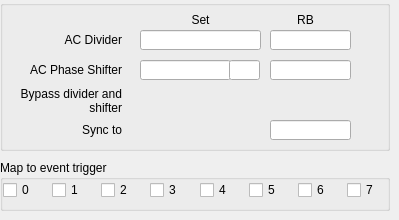
<?xml version="1.0" encoding="UTF-8"?>
<ui version="4.0">
 <class>Form</class>
 <widget class="QWidget" name="Form">
  <property name="geometry">
   <rect>
    <x>0</x>
    <y>0</y>
    <width>399</width>
    <height>220</height>
   </rect>
  </property>
  <property name="windowTitle">
   <string>Form</string>
  </property>
  <widget class="QGroupBox" name="groupBox">
   <property name="geometry">
    <rect>
     <x>0</x>
     <y>0</y>
     <width>390</width>
     <height>151</height>
    </rect>
   </property>
   <property name="title">
    <string/>
   </property>
   <widget class="QLabel" name="label_30">
    <property name="geometry">
     <rect>
      <x>140</x>
      <y>10</y>
      <width>121</width>
      <height>20</height>
     </rect>
    </property>
    <property name="text">
     <string>Set</string>
    </property>
    <property name="alignment">
     <set>Qt::AlignCenter</set>
    </property>
   </widget>
   <widget class="QLabel" name="label_29">
    <property name="geometry">
     <rect>
      <x>270</x>
      <y>10</y>
      <width>71</width>
      <height>20</height>
     </rect>
    </property>
    <property name="text">
     <string>RB</string>
    </property>
    <property name="alignment">
     <set>Qt::AlignCenter</set>
    </property>
   </widget>
   <widget class="QLabel" name="label">
    <property name="geometry">
     <rect>
      <x>1</x>
      <y>30</y>
      <width>121</width>
      <height>20</height>
     </rect>
    </property>
    <property name="text">
     <string>AC Divider</string>
    </property>
    <property name="alignment">
     <set>Qt::AlignRight|Qt::AlignTrailing|Qt::AlignVCenter</set>
    </property>
   </widget>
   <widget class="QLabel" name="label_2">
    <property name="geometry">
     <rect>
      <x>1</x>
      <y>60</y>
      <width>121</width>
      <height>20</height>
     </rect>
    </property>
    <property name="text">
     <string>AC Phase Shifter</string>
    </property>
    <property name="alignment">
     <set>Qt::AlignRight|Qt::AlignTrailing|Qt::AlignVCenter</set>
    </property>
   </widget>
   <widget class="caTextEntry" name="catextentry_2">
    <property name="geometry">
     <rect>
      <x>140</x>
      <y>60</y>
      <width>91</width>
      <height>20</height>
     </rect>
    </property>
    <property name="channel" stdset="0">
     <string notr="true">$(EVG):AcTrig-Phase-SP</string>
    </property>
    <property name="background">
     <color>
      <red>212</red>
      <green>219</green>
      <blue>157</blue>
     </color>
    </property>
    <property name="colorMode">
     <enum>caLineEdit::Alarm_Default</enum>
    </property>
   </widget>
   <widget class="caLineEdit" name="calineedit_9">
    <property name="geometry">
     <rect>
      <x>270</x>
      <y>60</y>
      <width>81</width>
      <height>20</height>
     </rect>
    </property>
    <property name="alignment">
     <set>Qt::AlignLeading|Qt::AlignLeft|Qt::AlignVCenter</set>
    </property>
    <property name="channel" stdset="0">
     <string notr="true">$(EVG):AcTrig-Phase-RB</string>
    </property>
    <property name="colorMode">
     <enum>caLineEdit::Alarm_Default</enum>
    </property>
    <property name="unitsEnabled">
     <bool>true</bool>
    </property>
   </widget>
   <widget class="caChoice" name="cachoice">
    <property name="geometry">
     <rect>
      <x>140</x>
      <y>90</y>
      <width>121</width>
      <height>20</height>
     </rect>
    </property>
    <property name="toolTip">
     <string>Reverses the output polarity. When set, changes the output from normally low to normally high.</string>
    </property>
    <property name="channel" stdset="0">
     <string notr="true">$(EVG):AcTrig-Bypass-Sel</string>
    </property>
    <property name="foreground">
     <color>
      <red>0</red>
      <green>0</green>
      <blue>0</blue>
     </color>
    </property>
    <property name="background">
     <color>
      <red>212</red>
      <green>219</green>
      <blue>157</blue>
     </color>
    </property>
    <property name="bordercolor">
     <color>
      <red>0</red>
      <green>0</green>
      <blue>0</blue>
     </color>
    </property>
    <property name="colorMode">
     <enum>caChoice::Static</enum>
    </property>
    <property name="stackingMode" stdset="0">
     <enum>caChoice::Column</enum>
    </property>
    <property name="endBit">
     <number>1</number>
    </property>
   </widget>
   <widget class="QLabel" name="label_3">
    <property name="geometry">
     <rect>
      <x>1</x>
      <y>85</y>
      <width>121</width>
      <height>31</height>
     </rect>
    </property>
    <property name="text">
     <string>Bypass divider and shifter</string>
    </property>
    <property name="alignment">
     <set>Qt::AlignRight|Qt::AlignTrailing|Qt::AlignVCenter</set>
    </property>
    <property name="wordWrap">
     <bool>true</bool>
    </property>
   </widget>
   <widget class="caLed" name="caled_2">
    <property name="geometry">
     <rect>
      <x>270</x>
      <y>90</y>
      <width>20</width>
      <height>20</height>
     </rect>
    </property>
    <property name="toolTip">
     <string>Master enable for the EVR. If not set then very little will happen.</string>
    </property>
    <property name="rectangular">
     <bool>false</bool>
    </property>
    <property name="channel" stdset="0">
     <string notr="true">$(EVG):AcTrig-Bypass-RB</string>
    </property>
    <property name="falseColor">
     <color>
      <red>218</red>
      <green>218</green>
      <blue>218</blue>
     </color>
    </property>
    <property name="trueColor">
     <color>
      <red>0</red>
      <green>205</green>
      <blue>0</blue>
     </color>
    </property>
    <property name="undefinedColor">
     <color>
      <red>255</red>
      <green>255</green>
      <blue>255</blue>
     </color>
    </property>
   </widget>
   <widget class="QLabel" name="label_4">
    <property name="geometry">
     <rect>
      <x>1</x>
      <y>120</y>
      <width>121</width>
      <height>20</height>
     </rect>
    </property>
    <property name="text">
     <string>Sync to</string>
    </property>
    <property name="alignment">
     <set>Qt::AlignRight|Qt::AlignTrailing|Qt::AlignVCenter</set>
    </property>
   </widget>
   <widget class="caChoice" name="cachoice_2">
    <property name="geometry">
     <rect>
      <x>140</x>
      <y>120</y>
      <width>121</width>
      <height>20</height>
     </rect>
    </property>
    <property name="toolTip">
     <string>Reverses the output polarity. When set, changes the output from normally low to normally high.</string>
    </property>
    <property name="channel" stdset="0">
     <string notr="true">$(EVG):AcTrig-SyncSrc-Sel</string>
    </property>
    <property name="foreground">
     <color>
      <red>0</red>
      <green>0</green>
      <blue>0</blue>
     </color>
    </property>
    <property name="background">
     <color>
      <red>212</red>
      <green>219</green>
      <blue>157</blue>
     </color>
    </property>
    <property name="bordercolor">
     <color>
      <red>0</red>
      <green>0</green>
      <blue>0</blue>
     </color>
    </property>
    <property name="colorMode">
     <enum>caChoice::Static</enum>
    </property>
    <property name="stackingMode" stdset="0">
     <enum>caChoice::Column</enum>
    </property>
    <property name="endBit">
     <number>1</number>
    </property>
   </widget>
   <widget class="caLineEdit" name="calineedit_10">
    <property name="geometry">
     <rect>
      <x>270</x>
      <y>120</y>
      <width>81</width>
      <height>20</height>
     </rect>
    </property>
    <property name="alignment">
     <set>Qt::AlignLeading|Qt::AlignLeft|Qt::AlignVCenter</set>
    </property>
    <property name="channel" stdset="0">
     <string notr="true">$(EVG):AcTrig-SyncSrc-RB</string>
    </property>
   </widget>
   <widget class="caLineEdit" name="calineedit_11">
    <property name="geometry">
     <rect>
      <x>229</x>
      <y>60</y>
      <width>31</width>
      <height>20</height>
     </rect>
    </property>
    <property name="alignment">
     <set>Qt::AlignLeading|Qt::AlignLeft|Qt::AlignVCenter</set>
    </property>
    <property name="channel" stdset="0">
     <string notr="true">$(EVG):AcTrig-Phase-SP.EGU</string>
    </property>
    <property name="unitsEnabled">
     <bool>true</bool>
    </property>
   </widget>
   <widget class="caLineEdit" name="calineedit_8">
    <property name="geometry">
     <rect>
      <x>270</x>
      <y>30</y>
      <width>81</width>
      <height>20</height>
     </rect>
    </property>
    <property name="alignment">
     <set>Qt::AlignLeading|Qt::AlignLeft|Qt::AlignVCenter</set>
    </property>
    <property name="channel" stdset="0">
     <string notr="true">$(EVG):AcTrig-Divider-RB</string>
    </property>
    <property name="colorMode">
     <enum>caLineEdit::Alarm_Default</enum>
    </property>
   </widget>
   <widget class="caTextEntry" name="catextentry">
    <property name="geometry">
     <rect>
      <x>140</x>
      <y>30</y>
      <width>121</width>
      <height>20</height>
     </rect>
    </property>
    <property name="channel" stdset="0">
     <string notr="true">$(EVG):AcTrig-Divider-SP</string>
    </property>
    <property name="background">
     <color>
      <red>212</red>
      <green>219</green>
      <blue>157</blue>
     </color>
    </property>
    <property name="colorMode">
     <enum>caLineEdit::Alarm_Default</enum>
    </property>
   </widget>
  </widget>
  <widget class="QGroupBox" name="groupBox_2">
   <property name="geometry">
    <rect>
     <x>0</x>
     <y>160</y>
     <width>390</width>
     <height>51</height>
    </rect>
   </property>
   <property name="title">
    <string>Map to event trigger</string>
   </property>
   <widget class="caToggleButton" name="catogglebutton_8">
    <property name="geometry">
     <rect>
      <x>249</x>
      <y>20</y>
      <width>40</width>
      <height>20</height>
     </rect>
    </property>
    <property name="text">
     <string>5</string>
    </property>
    <property name="channel" stdset="0">
     <string notr="true">$(EVG):AcTrig-TrigSrc5-SP</string>
    </property>
   </widget>
   <widget class="caToggleButton" name="catogglebutton_10">
    <property name="geometry">
     <rect>
      <x>347</x>
      <y>20</y>
      <width>41</width>
      <height>20</height>
     </rect>
    </property>
    <property name="text">
     <string>7</string>
    </property>
    <property name="channel" stdset="0">
     <string notr="true">$(EVG):AcTrig-TrigSrc7-SP</string>
    </property>
   </widget>
   <widget class="caToggleButton" name="catogglebutton_4">
    <property name="geometry">
     <rect>
      <x>52</x>
      <y>20</y>
      <width>40</width>
      <height>20</height>
     </rect>
    </property>
    <property name="text">
     <string>1</string>
    </property>
    <property name="channel" stdset="0">
     <string notr="true">$(EVG):AcTrig-TrigSrc1-SP</string>
    </property>
   </widget>
   <widget class="caToggleButton" name="catogglebutton_9">
    <property name="geometry">
     <rect>
      <x>298</x>
      <y>20</y>
      <width>40</width>
      <height>20</height>
     </rect>
    </property>
    <property name="text">
     <string>6</string>
    </property>
    <property name="channel" stdset="0">
     <string notr="true">$(EVG):AcTrig-TrigSrc6-SP</string>
    </property>
   </widget>
   <widget class="caToggleButton" name="catogglebutton_2">
    <property name="geometry">
     <rect>
      <x>3</x>
      <y>20</y>
      <width>40</width>
      <height>20</height>
     </rect>
    </property>
    <property name="text">
     <string>0</string>
    </property>
    <property name="channel" stdset="0">
     <string notr="true">$(EVG):AcTrig-TrigSrc0-SP</string>
    </property>
   </widget>
   <widget class="caToggleButton" name="catogglebutton_7">
    <property name="geometry">
     <rect>
      <x>200</x>
      <y>20</y>
      <width>40</width>
      <height>20</height>
     </rect>
    </property>
    <property name="text">
     <string>4</string>
    </property>
    <property name="channel" stdset="0">
     <string notr="true">$(EVG):AcTrig-TrigSrc4-SP</string>
    </property>
   </widget>
   <widget class="caToggleButton" name="catogglebutton_5">
    <property name="geometry">
     <rect>
      <x>101</x>
      <y>20</y>
      <width>40</width>
      <height>20</height>
     </rect>
    </property>
    <property name="text">
     <string>2</string>
    </property>
    <property name="channel" stdset="0">
     <string notr="true">$(EVG):AcTrig-TrigSrc2-SP</string>
    </property>
   </widget>
   <widget class="caToggleButton" name="catogglebutton_6">
    <property name="geometry">
     <rect>
      <x>150</x>
      <y>20</y>
      <width>40</width>
      <height>20</height>
     </rect>
    </property>
    <property name="text">
     <string>3</string>
    </property>
    <property name="channel" stdset="0">
     <string notr="true">$(EVG):AcTrig-TrigSrc3-SP</string>
    </property>
   </widget>
  </widget>
 </widget>
 <customwidgets>
  <customwidget>
   <class>caChoice</class>
   <extends>QWidget</extends>
   <header>caChoice</header>
  </customwidget>
  <customwidget>
   <class>caTextEntry</class>
   <extends>caLineEdit</extends>
   <header>caTextEntry</header>
  </customwidget>
  <customwidget>
   <class>caToggleButton</class>
   <extends>QCheckBox</extends>
   <header>caToggleButton</header>
  </customwidget>
  <customwidget>
   <class>caLed</class>
   <extends>QWidget</extends>
   <header>caLed</header>
  </customwidget>
  <customwidget>
   <class>caLineEdit</class>
   <extends>QLineEdit</extends>
   <header>caLineEdit</header>
  </customwidget>
 </customwidgets>
 <resources/>
 <connections/>
</ui>
